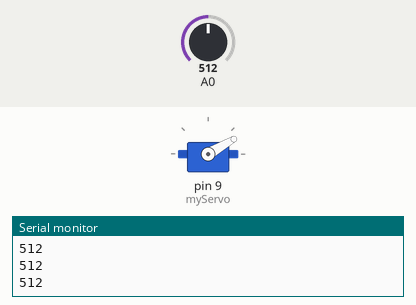
Simulated run of this sketch. Board: Arduino Uno, built with avr-gcc and run on an emulated ATmega328P. On the bench: servo, the last lines printed to the serial monitor. The inputs (shaded band) are chosen by the test bench; at power-on: A0 = 512.

Above: at 1.2 s.
1.3 s: A0 set to 33
2.8 s: A0 set to 26
At 3.8 s:
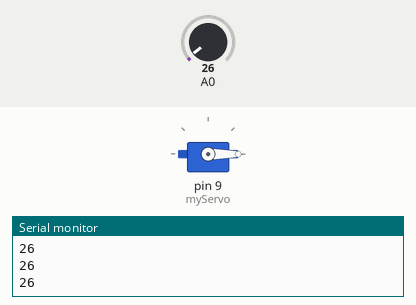
4.3 s: A0 set to 50
At 4.9 s:
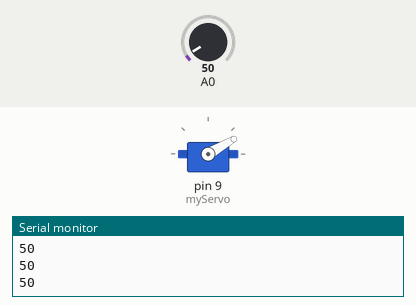
5.8 s: A0 set to 20
At 6.1 s:
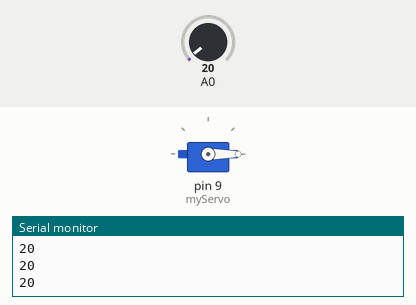
Timing chart, 0 to 8.3 s (numbered marks = the images above; inputs shaded):
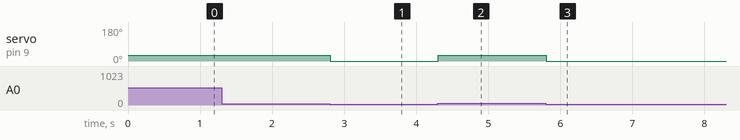

The sketch:

chrome_dino.ino
```cpp
#include <Servo.h>
Servo myServo;
int pos = 0, val = 0;

void setup() {
  Serial.begin(9600);
  myServo.attach(9);
}

void loop() {
  val = analogRead(A0);
  Serial.println(val);
  // Range of analog input from LDR
  if(val > 40)  myServo.write(30);
  if(val < 30)  myServo.write(0);
}
```

Measured:
- the behaviour switches between 30 and 29 on A0 (found by bisection; images 0 and 1)
- after the input at 2.8 s, servo on pin 9 (myServo): 30° → 0° at once
- after the input at 4.3 s, servo on pin 9 (myServo): 0° → 30° at once
- after the input at 5.8 s, servo on pin 9 (myServo): 30° → 0° at once
